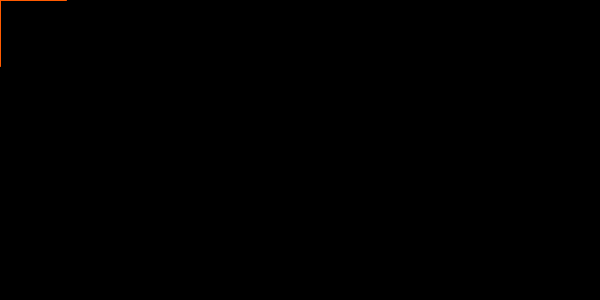
Frame 1 (no input)
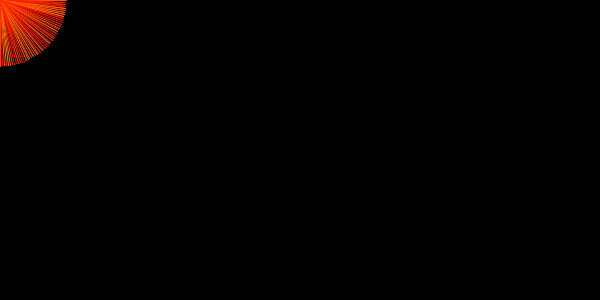
Frame 60 (the mouse pressed at the canvas centre just before this capture)
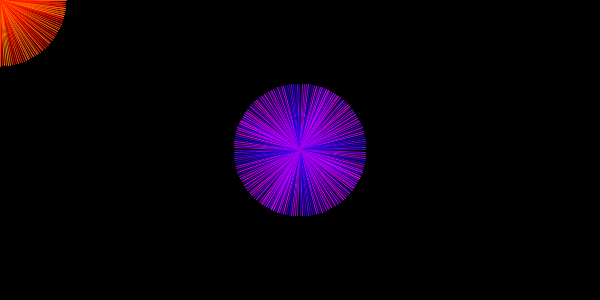
Frame 120 (the mouse held since frame 60 and released just before this capture)

The Processing sketch that drew these frames (run headless with seeded random() and noise(); from frame 60 on, the mouse is pressed at the canvas centre):

// Processing sketch: processing_55073
// ── processing_55073.pde

float rad = 0;
int check = 0;

void setup() {
  size(600, 300);
  fill(126);
  background(0);
}
 
void draw() {
 strokeWeight(1);
  translate(mouseX, mouseY);
  rotate(PI*rad);
 if(mousePressed) {
     stroke(random (255), 0, 232);
  } else {
    stroke(255, random(142), 0);
  }

line(0, -66, 0, 66);
 line(-66, 0, 66, 0);
 rad+=0.01;
}

void mouseReleased(){
  if(check==0){
    stroke(random (255), 0, 232);
    check=1;
  } else {
    stroke(255, random(142), 0);
    check=0;
  }
  
}
